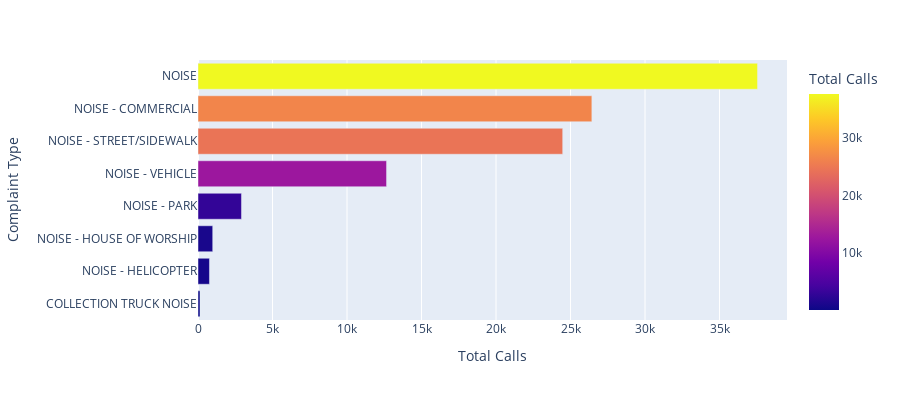

Notebook cell for this chart:
### Code cell
# Plot for the number of cases by complaint type
complaint_type_x = list(noise_trim["Complaint_Type"].value_counts())
complaint_type_y = list(noise_trim["Complaint_Type"].value_counts().index)

complaint_type_x.reverse()
complaint_type_y.reverse()

complaint_type_count_df = pd.DataFrame({"Total Calls": complaint_type_x, "Complaint Type": complaint_type_y})

complaint_type_fig = px.bar(complaint_type_count_df, x="Total Calls", y="Complaint Type", 
             orientation='h',
             height=400, color = "Total Calls",
             color_discrete_sequence = px.colors.sequential.thermal)



complaint_type_fig.show()

### Figure 1 — Plotly figure (JSON) as saved in the notebook; plotly's stock layout.template omitted (floating-point values rounded to 4 significant figures)
{"data": [{"alignmentgroup": "True", "hovertemplate": "Total Calls=%{marker.color}<br>Complaint Type=%{y}<extra></extra>", "legendgroup": "", "marker": {"color": [136, 769, 988, 2918, 12654, 24476, 26433, 37553], "coloraxis": "coloraxis"}, "name": "", "offsetgroup": "", "orientation": "h", "showlegend": false, "textposition": "auto", "type": "bar", "x": [136, 769, 988, 2918, 12654, 24476, 26433, 37553], "xaxis": "x", "y": ["COLLECTION TRUCK NOISE", "NOISE - HELICOPTER", "NOISE - HOUSE OF WORSHIP", "NOISE - PARK", "NOISE - VEHICLE", "NOISE - STREET/SIDEWALK", "NOISE - COMMERCIAL", "NOISE"], "yaxis": "y"}], "layout": {"barmode": "relative", "coloraxis": {"colorbar": {"title": {"text": "Total Calls"}}, "colorscale": [[0, "#0d0887"], [0.1111, "#46039f"], [0.2222, "#7201a8"], [0.3333, "#9c179e"], [0.4444, "#bd3786"], [0.5556, "#d8576b"], [0.6667, "#ed7953"], [0.7778, "#fb9f3a"], [0.8889, "#fdca26"], [1, "#f0f921"]]}, "height": 400, "legend": {"tracegroupgap": 0}, "margin": {"t": 60}, "xaxis": {"anchor": "y", "domain": [0, 1], "title": {"text": "Total Calls"}}, "yaxis": {"anchor": "x", "domain": [0, 1], "title": {"text": "Complaint Type"}}}}
